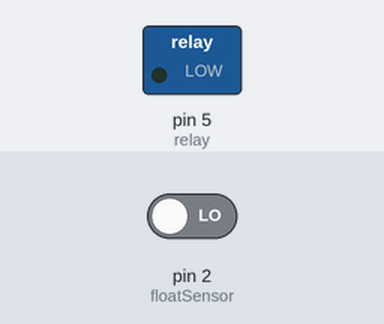
Bench run of a sketch on a simulated Arduino Uno, built with avr-gcc and run on an emulated ATmega328P. On the bench: switched loads named in the sketch (green lamp = pin HIGH). The test bench sets the inputs (shaded band); at power-on: pin 2 (floatSensor) LOW. What the sketch prints to the serial monitor is not drawn.

Above: at 1.2 s.
1.3 s: pin 2 (floatSensor) driven HIGH
At 1.6 s:
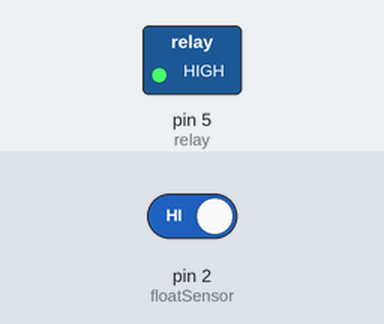
2.8 s: pin 2 (floatSensor) driven LOW
At 3.9 s:
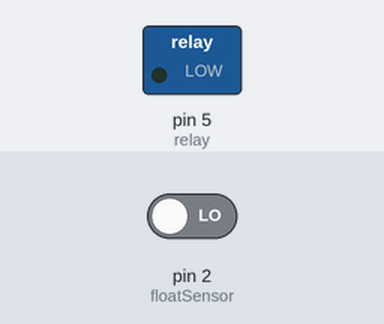
Timing chart, 0 to 5.8 s (numbered marks = the images above; inputs shaded):
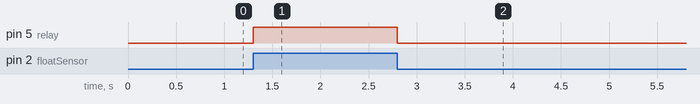

The sketch:

test_relay.ino
```cpp
 #include <Wire.h>

int relay = 5;                   // the input to the relay pin
int floatSensor = 2;             // the input to the float switch
int valSw = 0;

void setup()
{
  Serial.begin(115200);
  pinMode(relay, OUTPUT);        // initialize pin GPIO5 (D1) as OUTPUT
  pinMode(floatSensor, INPUT);   // initialize pin GPIO4 (D2) as INPUT
  digitalWrite(relay, LOW);
}
void loop()
{
  valSw = digitalRead(floatSensor);
  Serial.println(valSw);

  if(valSw == 1)
  {
    digitalWrite(relay, HIGH);
  }
  else
  {
    digitalWrite(relay, LOW);
  }
  //digitalWrite(relayInput, HIGH); // turn relay on
  //delay(1000);
  //digitalWrite(relayInput, LOW); // turn relay off
  //delay(1000);

}
```

Measured:
- after the input at 1.3 s, pin 5 (relay): LOW → HIGH at once
- after the input at 2.8 s, pin 5 (relay): HIGH → LOW at once
